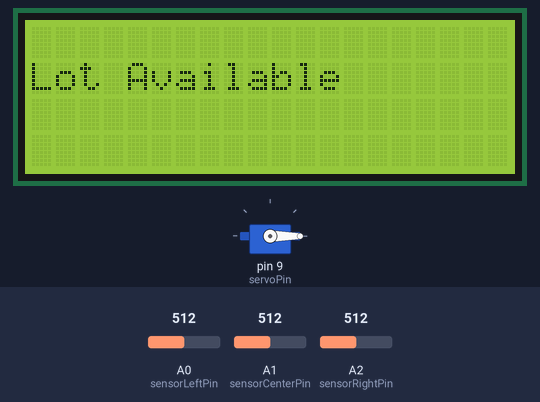
Bench run of a sketch on a simulated Arduino Uno, built with avr-gcc and run on an emulated ATmega328P. Parts: 20×4 character LCD, servo. Inputs (shaded band) come from the test bench; at power-on: A2 (sensorRightPin) = 512, A0 (sensorLeftPin) = 512, A1 (sensorCenterPin) = 512.

Above: at 2.7 s.
2.8 s: A2 (sensorRightPin) set to 266
4.3 s: A2 (sensorRightPin) set to 238
At 5.6 s:
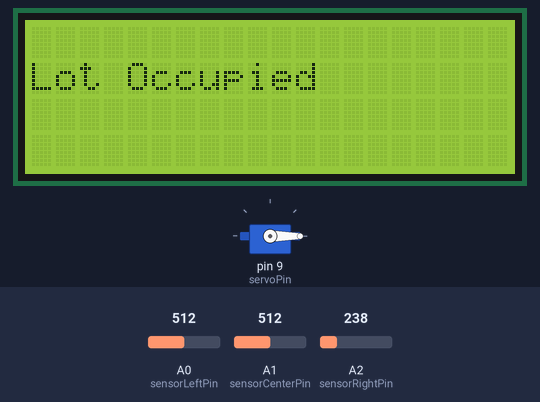
5.9 s: A0 (sensorLeftPin) set to 259
7.4 s: A0 (sensorLeftPin) set to 231
At 8.8 s:
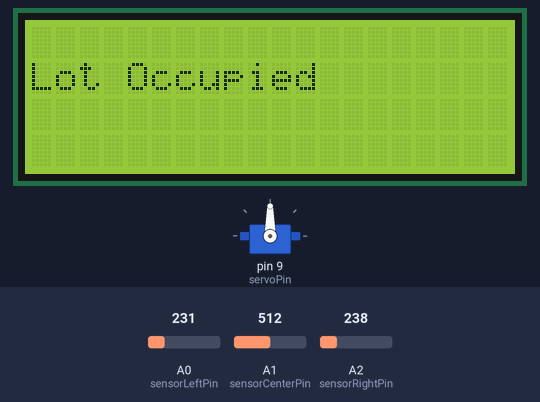
9.1 s: A2 (sensorRightPin) set to 306
At 10.3 s:
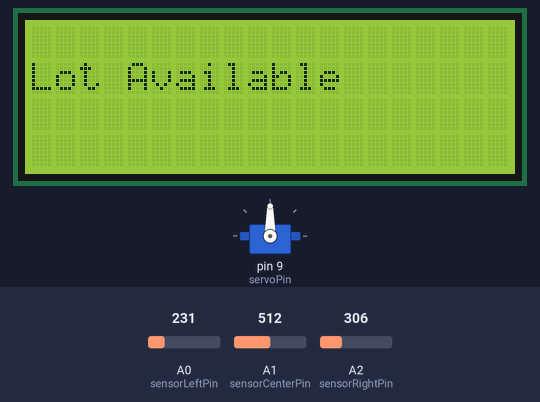
10.6 s: A1 (sensorCenterPin) set to 265
13.6 s: A1 (sensorCenterPin) set to 235
At 14.5 s:
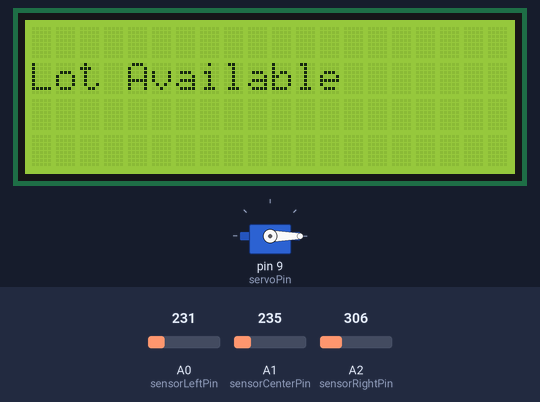
Timing chart, 0 to 16.4 s (numbered marks = the images above; inputs shaded):
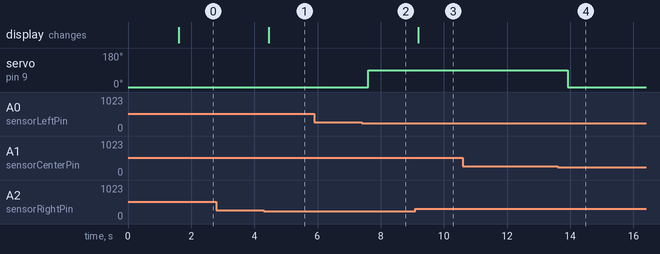

Measured:
- the behaviour switches between 248 and 247 on A2 (sensorRightPin) (found by bisection; images 0 and 1)
- the behaviour switches between 248 and 247 on A0 (sensorLeftPin) (found by bisection; images 1 and 2)
- the behaviour switches between 248 and 247 on A1 (sensorCenterPin) (found by bisection; images 3 and 4)
- after the input at 2.8 s, every drawn part: stays the same
- after the input at 4.3 s, the display: changes after 0.15 s (image 1)
- after the input at 5.9 s, every drawn part: stays the same
- after the input at 7.4 s, servo on pin 9 (servoPin): 0° → 90° after 0.20 s
- after the input at 9.1 s, the display: changes after 0.08 s (image 3)
- after the input at 10.6 s, every drawn part: stays the same
- after the input at 13.6 s, servo on pin 9 (servoPin): 90° → 0° after 0.33 s

The sketch:

Carparkingsystem_dec2c.ino
```cpp
#include <Wire.h>
#include <LiquidCrystal_I2C.h>
#include <Servo.h>


LiquidCrystal_I2C lcd(0x27, 20, 4);

Servo gate;


const int sensorLeftPin   = A0;
const int sensorCenterPin = A1;
const int sensorRightPin  = A2;
const int servoPin = 9;
const int analogMin = 0;
const int analogMax = 800;
const int distMin   = 0;
const int distMax   = 100;
const int nearThreshold = 30;
const int servoClosed = 0;
const int servoOpen   = 90;

bool gateIsUp = false;

void setup() {
  lcd.init();
  lcd.backlight();
  lcd.clear();

  gate.attach(servoPin);
  gate.write(servoClosed);

  lcd.setCursor(0,0);
  lcd.print("Smart Parking System");
  delay(1500);
  lcd.clear();
}

int readSensorMapped(int pin) {
  int raw = analogRead(pin);
  raw = constrain(raw, analogMin, analogMax);
  int mappedValue = map(raw, analogMin, analogMax, distMin, distMax);
  // Uncomment if your sensor gives higher values when closer:
  // mappedValue = distMax - mappedValue;
  return mappedValue;
}

void loop() {
  int leftVal   = readSensorMapped(sensorLeftPin);
  int centerVal = readSensorMapped(sensorCenterPin);
  int rightVal  = readSensorMapped(sensorRightPin);


  if (leftVal <= nearThreshold && !gateIsUp) {
    gate.write(servoOpen);
    gateIsUp = true;
  }

  if (centerVal <= nearThreshold && gateIsUp) {
    gate.write(servoClosed);
    gateIsUp = false;
  }


  lcd.clear();
  lcd.setCursor(0,1);
  if (rightVal <= nearThreshold) {
    lcd.print("Lot Occupied");
  } else {
    lcd.print("Lot Available");
  }

  delay(300);
}
```
